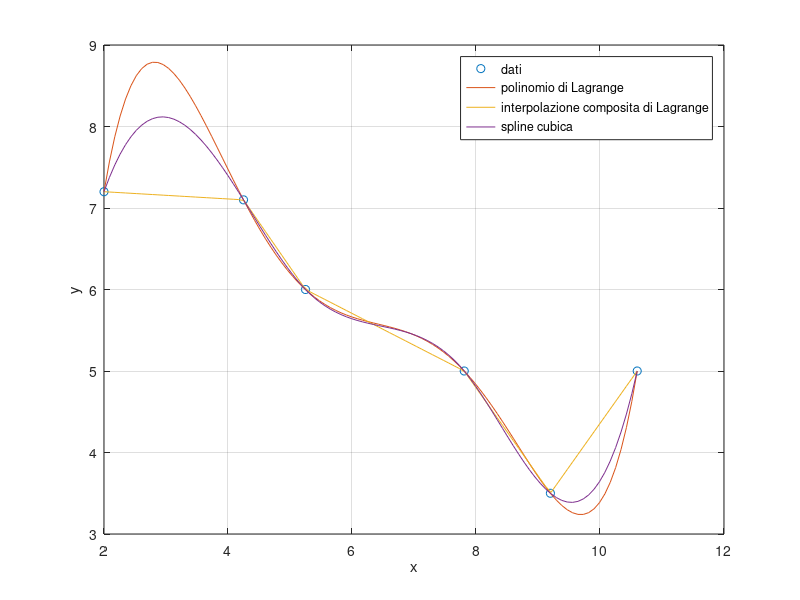

Write the MATLAB code that produced this figure.
x=[2.00 4.25 5.25 7.81 9.20 10.60]';
y=[7.2 7.1 6.0 5.0 3.5 5.0]';

figure(1); clf
ph(1)=plot(x,y,'o');
leg{1}='dati';  %aggiorna la legenda
                %leg è una struttura
grid on
xlabel('x');
ylabel('y');
hold on

%costruisco polinomio di Lagrange globale
X=vander(x);
a=X\y; %vettore coeff polinomio
%definiamo vettore ascisse più fitto dei nodi dati
x1=linspace(x(1),x(end),100);
%valuto il polinomio in questi nodi
y1=polyval(a,x1);
ph(2)=plot(x1,y1);
leg{2}='polinomio di Lagrange';
legend(ph,leg);

%costruisco l'interpolatore composito lineare di Lagrange
%con interp1
y1c=interp1(x,y,x1);
ph(3)=plot(x1,y1c);
leg{3}='interpolazione composita di Lagrange';
legend(ph,leg);

%costruisco la spline
y1s=spline(x,y,x1);
ph(4)=plot(x1,y1s);
leg{4}='spline cubica';
legend(ph,leg);